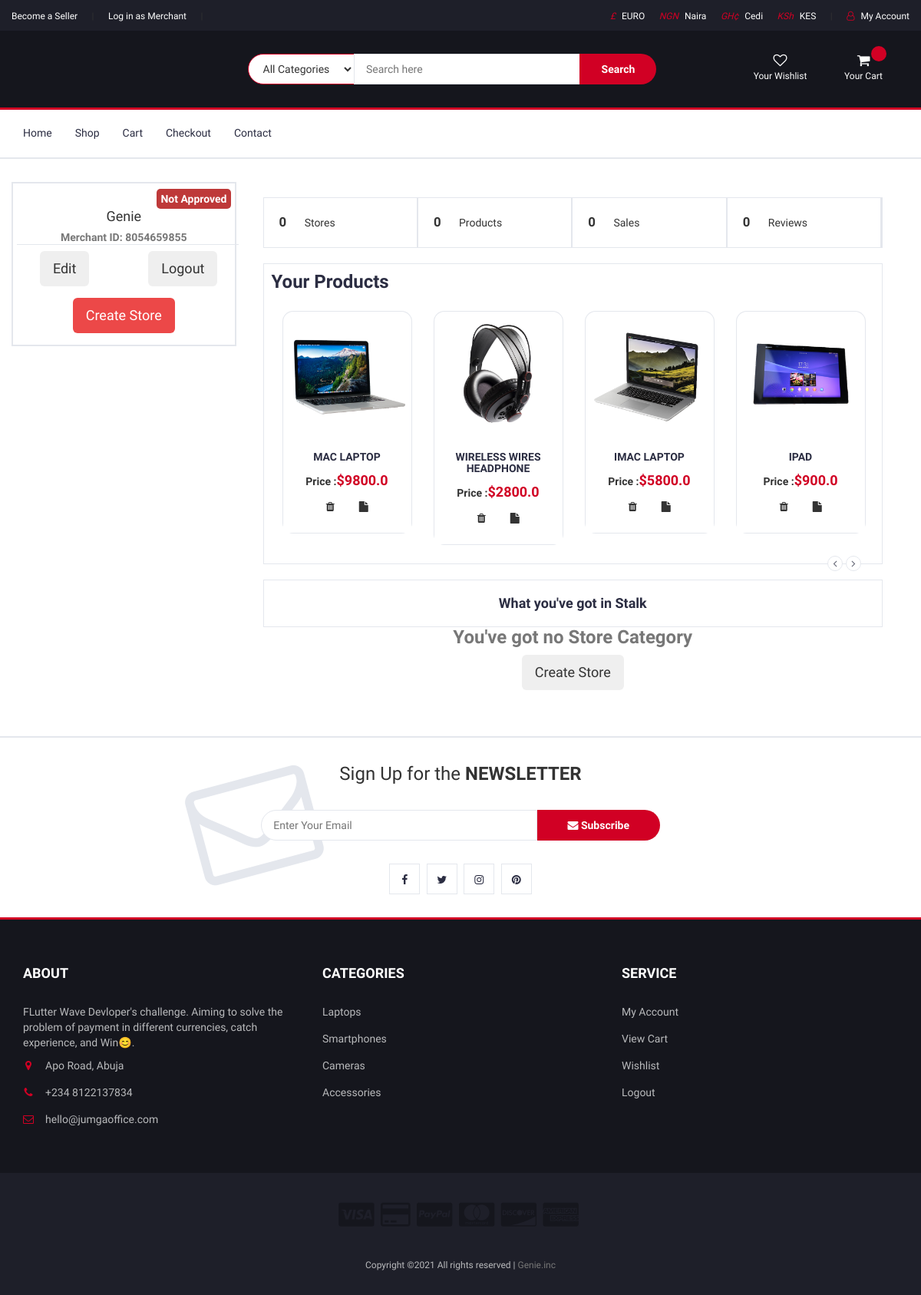
Before: /account/Mprofile (signed in) with the older database file.
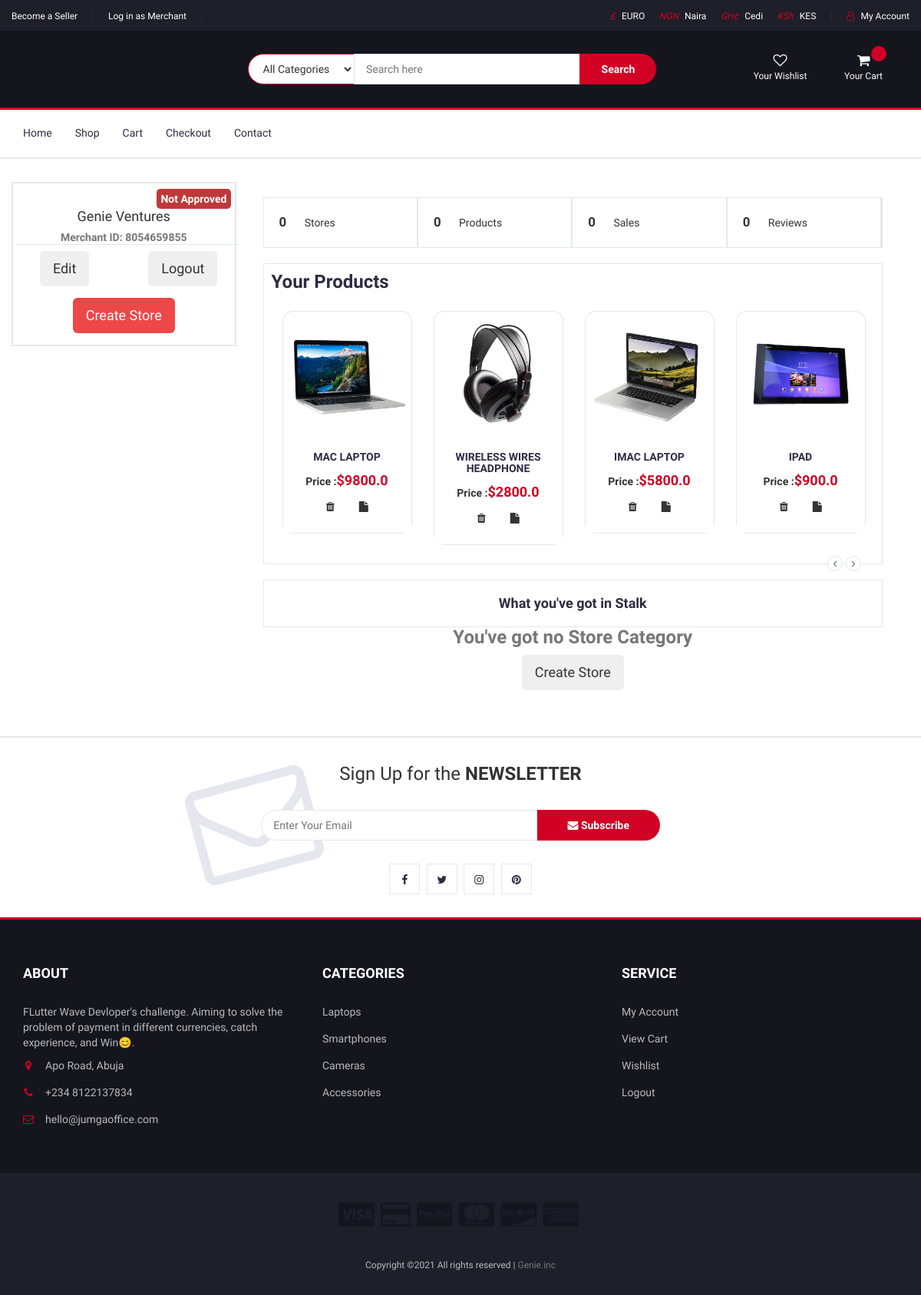
After: the same page with the newer database file.
### account/models.py (models this page shows, shortened)
class Merchant(models.Model):
    name = models.CharField(max_length=200, blank=True)
    seller_id = models.CharField(max_length=20, blank=False, null=True, unique=True)
    owner = models.CharField(max_length=200, blank=True)
    phone_number = models.CharField(max_length=20)
    email = models.EmailField(max_length=100, unique=True)
    password = models.CharField(max_length=100)
    details = models.TextField(max_length=300, blank=True)
    address = models.TextField(max_length=500, blank=True)
    industry = models.CharField(max_length=50)
    acc_no = models.CharField(max_length=50, null=True)
    acc_name = models.CharField(max_length=200, null=True)
    country = models.CharField(max_length=100, blank=True)
    bank = models.CharField(max_length=100, blank=True)
    bvn = models.CharField(max_length=30, null=True)
    subAcc_id = models.CharField(max_length=300, blank=False)
    approved = models.BooleanField(default=False)
    date_added = models.DateTimeField(auto_now_add=False, auto_now=True)
    class Meta:
        ordering = ('date_added')
    class Meta:
        db_table = "Merchant_tb"
        verbose_name = "Merchant"
        verbose_name_plural = "Merchants"

### account/views.py (the view)
# urls.py: path("Mprofile", views.Mprofile, name="Mprofile"),
def Mprofile(request):
    id = request.session.get('merchant_id', None)
    if id is not None:
        merchant = Merchant.objects.get(seller_id=id)
        merchant_stores = Store_Category.objects.filter(merchant_id=merchant.id)
        return render(request, 'accounts/merchant_profile.html', {"products": products.values(), "merchant": merchant, "stores":merchant_stores})
    else:
        return redirect("Mlogin")

### payment/templatetags/env_var.py (called while the page is built)
@register.simple_tag
def get_env_var(key):
    return env(key)

### templates/accounts/merchant_profile.html (shortened to what the changed rows need)
{% extends 'baseHtml.html' %}{% load static %} {% block title %}Merchant Profile{% endblock %}  {% block content %}
<div class="section">
    <div class="container">
        <div class="row">
            <div class="profile-aside col-md-3">
                <div class="row merchant-info">
                    <div class="col">
                        <div class="row text-center">
                            <h4 class="h4">{{merchant.name}}</h4>
                            <h5 class="p text-muted">Merchant ID: {{merchant.seller_id}}</h5>
                        </div>
                    </div>
                </div>
            </div>
        </div>
    </div>
</div>
{% endblock %}

Changed rows visible on the page:
changed Merchant: name "Genie" → "Genie Ventures"
